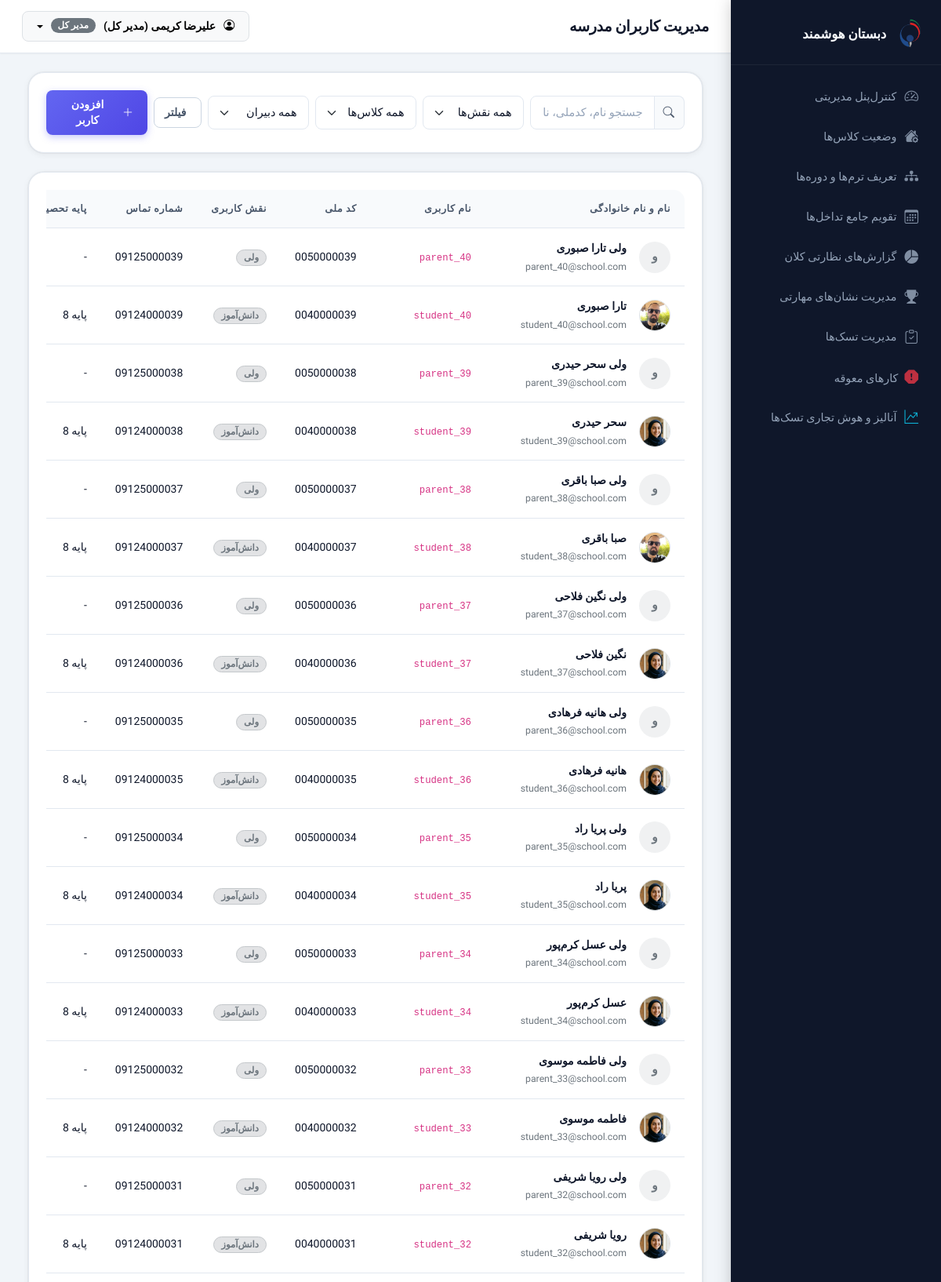
/operator/users.php (signed in, upper part), run on the app's committed database.
### tables this page shows
CREATE TABLE `users` (
  `id` int(11) NOT NULL,
  `national_code` varchar(10) NOT NULL,
  `username` varchar(50) NOT NULL,
  `password` varchar(255) NOT NULL,
  `role` enum('student','teacher','parent','operator','admin') NOT NULL,
  `full_name` varchar(100) NOT NULL,
  `email` varchar(100) DEFAULT NULL,
  `phone` varchar(11) DEFAULT NULL,
  `status` tinyint(4) DEFAULT 1,
  `created_at` timestamp NOT NULL DEFAULT current_timestamp(),
  `avatar_path` varchar(255) DEFAULT NULL
);

CREATE TABLE `students` (
  `id` int(11) NOT NULL,
  `user_id` int(11) NOT NULL,
  `grade_level` int(11) NOT NULL
);

### config/helpers.php (called while the page is built, shortened)
<?php
function get_status_class($status) {
    switch ($status) {
        default:
            return 'secondary';
    }
}
function get_role_fa($role) {
    switch ($role) {
        case 'admin':
            return 'مدیر کل';
        case 'operator':
            return 'اپراتور';
        case 'teacher':
            return 'دبیر';
        case 'student':
            return 'دانش‌آموز';
        case 'parent':
            return 'ولی';
    }
}
?>

### operator/users.php (the view, shortened to what this page needs)
<?php
require_once '../includes/header.php';
$search = trim($_GET['search'] ?? '');
$roleFilter = $_GET['role'] ?? 'all';
try {
    $sql = "SELECT u.*, s.id as student_id,
            CASE
                WHEN u.role = 'student' THEN (SELECT grade_level FROM students WHERE user_id = u.id)
                ELSE NULL
            END as grade_level,
            (SELECT bio FROM teachers WHERE user_id = u.id) as designation
            FROM users u
            LEFT JOIN students s ON u.id = s.user_id
            WHERE 1=1";
    $params = [];
    $sql .= " ORDER BY u.id DESC";
    $stmtUsers = $pdo->prepare($sql);
    $stmtUsers->execute($params);
    $usersList = $stmtUsers->fetchAll();
} catch (PDOException $e) {
    die("خطا در واکشی کاربران: " . $e->getMessage());
}
?>
<div class="container-fluid">
    <div class="card border-0 shadow-sm rounded-3 mb-4">
        <div class="card-body py-3">
            <form method="GET" action="" class="row g-2 align-items-center">
                <div class="col-md-3">
                    <div class="input-group">
                        <span class="input-group-text"><i class="bi bi-search"></i></span>
                        <input type="text" name="search" class="form-control" placeholder="جستجو نام، کدملی، نام کاربری..." value="<?= htmlspecialchars($search) ?>">
                    </div>
                </div>
                <div class="col-md-2">
                    <select name="role" class="form-select" onchange="this.form.submit()">
                        <option value="all" <?= $roleFilter === 'all' ? 'selected' : '' ?>>همه نقش‌ها</option>
                    </select>
                </div>
                <div class="col-md-2">
                    <select name="class_id" class="form-select" onchange="this.form.submit()">
                        <option value="0">همه کلاس‌ها</option>
                    </select>
                </div>
                <div class="col-md-2">
                    <select name="teacher_id" class="form-select" onchange="this.form.submit()">
                        <option value="0">همه دبیران</option>
                    </select>
                </div>
                <div class="col-md-1">
                    <button type="submit" class="btn btn-outline-secondary w-100">فیلتر</button>
                </div>
                <div class="col-md-2 text-end d-flex gap-2">
                    <button type="button" class="btn btn-primary w-100 fw-bold" data-bs-toggle="modal" data-bs-target="#addUserModal">
                        <i class="bi bi-plus-lg me-1"></i> افزودن کاربر
                    </button>
                </div>
            </form>
        </div>
    </div>
    <div class="card border-0 shadow-sm rounded-3">
        <div class="card-body p-0">
            <?php if (empty($usersList)): ?>
                <div class="empty-state">
                    <svg class="empty-state-img text-secondary" xmlns="http://www.w3.org/2000/svg" viewBox="0 0 64 64" width="120" height="120" style="fill: currentColor;">
                        <circle cx="32" cy="32" r="30" fill="#E2E8F0" />
                        <path d="M32 10c12 0 16 8 16 14s-4 12-16 12S16 30 16 24s4-14 16-14zm0 2c-10 0-14 6-14 12s3 10 14 10 14-4 14-10-4-12-14-12z" fill="#94A3B8" />
                        <circle cx="26" cy="24" r="3" fill="#64748B" />
                        <circle cx="38" cy="24" r="3" fill="#64748B" />
                        <path d="M32 28c-3 0-5 2-5 4s2 1 5 1 5-1 5-1-2-4-5-4z" fill="#475569" />
                    </svg>
                    <h5 class="empty-state-title">کاربری یافت نشد</h5>
                    <p class="empty-state-description">در حال حاضر هیچ کاربری با فیلترهای اعمال شده در سیستم وجود ندارد. از دکمه «افزودن کاربر» برای ثبت اولین عضو استفاده کنید.</p>
                </div>
            <?php else: ?>
                <div class="table-responsive">
                    <table class="table custom-table mb-0">
                        <thead>
                            <tr>
                                <th>نام و نام خانوادگی</th>
                                <th>نام کاربری</th>
                                <th>کد ملی</th>
                                <th>نقش کاربری</th>
                                <th>شماره تماس</th>
                                <th>پایه تحصیلی</th>
                            </tr>
                        </thead>
                        <tbody>
                            <?php foreach ($usersList as $user): ?>
                                <tr>
                                    <td>
                                        <div class="d-flex align-items-center gap-3">
                                            <?php if (!empty($user['avatar_path'])): ?>
                                                <img src="../<?= htmlspecialchars($user['avatar_path']) ?>" alt="<?= htmlspecialchars($user['full_name']) ?>" class="rounded-circle border" style="width: 40px; height: 40px; object-fit: cover;">
                                            <?php else: ?>
                                                <div class="rounded-circle bg-secondary bg-opacity-10 d-flex align-items-center justify-content-center fw-bold text-secondary" style="width: 40px; height: 40px; font-size: 0.95rem;">
                                                    <?= mb_substr($user['full_name'], 0, 1, 'utf-8') ?>
                                                </div>
                                            <?php endif; ?>
                                            <div>
                                                <div class="fw-bold"><?= htmlspecialchars($user['full_name']) ?></div>
                                                <small class="text-secondary"><?= htmlspecialchars($user['email']) ?></small>
                                            </div>
                                        </div>
                                    </td>
                                    <td><code><?= htmlspecialchars($user['username']) ?></code></td>
                                    <td><?= htmlspecialchars($user['national_code']) ?></td>
                                    <td>
                                        <span class="badge bg-<?= get_status_class($user['role']) ?>-subtle text-<?= get_status_class($user['role']) ?> border border-<?= get_status_class($user['role']) ?>-subtle">
                                            <?= get_role_fa($user['role']) ?>
                                        </span>
                                    </td>
                                    <td><?= htmlspecialchars($user['phone'] ?: 'ثبت‌نشده') ?></td>
                                    <td><?= $user['grade_level'] ? 'پایه ' . $user['grade_level'] : '-' ?></td>
                                </tr>
                            <?php endforeach; ?>
                        </tbody>
                    </table>
                </div>
            <?php endif; ?>
        </div>
    </div>
</div>
<?php require_once '../includes/footer.php'; ?>

### assets/css/style.css (style rules this page uses)
:root { --sidebar-bg: #0F172A; --sidebar-hover: rgba(99, 102, 241, 0.12); --sidebar-text: #94A3B8; --sidebar-active-text: #FFFFFF; --sidebar-active-bg: rgba(99, 102, 241, 0.2); --sidebar-active-border:#6366F1; --sidebar-width: 268px; --body-bg: #F1F5F9; --card-bg: #FFFFFF; --card-bg-alt: #F8FAFC; --text-primary: #0F172A; --text-secondary: #475569; --text-muted: #94A3B8; --primary: #6366F1; --primary-hover: #4F46E5; --primary-light: rgba(99, 102, 241, 0.1); --primary-subtle: #EEF2FF; --accent: #F97316; --accent-hover: #EA6C00; --accent-light: rgba(249, 115, 22, 0.1); --success: #10B981; --success-light: rgba(16, 185, 129, 0.1); --danger: #EF4444; --danger-light: rgba(239, 68, 68, 0.1); --warning: #F59E0B; --warning-light: rgba(245, 158, 11, 0.1); --info: #3B82F6; --info-light: rgba(59, 130, 246, 0.1); --border: #E2E8F0; --border-strong: #CBD5E1; --shadow-xs: 0 1px 2px rgba(0,0,0,.04); --shadow-sm: 0 2px 8px rgba(0,0,0,.06), 0 0 0 1px rgba(0,0,0,.04); --shadow-md: 0 4px 16px rgba(0,0,0,.08), 0 0 0 1px rgba(0,0,0,.04); --shadow-lg: 0 8px 32px rgba(0,0,0,.10), 0 0 0 1px rgba(0,0,0,.04); --shadow-clay: 4px 4px 0px rgba(99,102,241,.18), 0 4px 16px rgba(99,102,241,.12); --radius-sm: 8px; --radius-md: 14px; --radius-lg: 20px; --radius-xl: 28px; --radius-pill: 999px; --ease: cubic-bezier(0.25, 0.8, 0.25, 1); --transition: 0.22s var(--ease); }
*, *::before, *::after { box-sizing: border-box; }
html { scroll-behavior: smooth; }
body { font-family: 'Vazirmatn', system-ui, sans-serif; background-color: var(--body-bg); color: var(--text-primary); direction: rtl; overflow-x: hidden; -webkit-font-smoothing: antialiased; font-size: 15px; line-height: 1.6; }
.card { border-radius: var(--radius-lg) !important; border: 1px solid var(--border) !important; box-shadow: var(--shadow-sm) !important; transition: box-shadow var(--transition), transform var(--transition); overflow: hidden; }
.card-body { padding: 22px !important; }
.custom-table { border-radius: var(--radius-md); overflow: hidden; background-color: var(--card-bg); width: 100%; border-collapse: separate; border-spacing: 0; }
.custom-table thead th { background-color: var(--card-bg-alt); color: var(--text-secondary); font-weight: 600; font-size: 0.78rem; text-transform: uppercase; letter-spacing: 0.6px; border-bottom: 1px solid var(--border); padding: 14px 18px; white-space: nowrap; }
.custom-table tbody td { padding: 14px 18px; border-bottom: 1px solid var(--border); vertical-align: middle; color: var(--text-primary); font-size: 0.875rem; transition: background var(--transition); }
.form-control, .form-select { border: 1.5px solid var(--border); border-radius: var(--radius-sm); padding: 10px 14px; font-size: 0.9rem; font-family: 'Vazirmatn', sans-serif; transition: border-color var(--transition), box-shadow var(--transition); background-color: var(--card-bg); color: var(--text-primary); }
.form-control::placeholder { color: var(--text-muted); }
.btn { border-radius: var(--radius-sm); padding: 9px 18px; font-weight: 600; font-size: 0.875rem; font-family: 'Vazirmatn', sans-serif; transition: all var(--transition); cursor: pointer; display: inline-flex; align-items: center; gap: 6px; border: none; line-height: 1.4; }
.btn-primary { background: linear-gradient(135deg, var(--primary) 0%, var(--primary-hover) 100%); color: white; box-shadow: 0 3px 10px rgba(99,102,241,.35); }
.btn-outline-secondary { border: 1.5px solid var(--border-strong); color: var(--text-secondary); background: transparent; }
.badge { font-family: 'Vazirmatn', sans-serif; font-weight: 600; font-size: 0.73rem; padding: 4px 9px; border-radius: var(--radius-pill); letter-spacing: 0; }
.container-fluid { animation: fadeInUp 0.25s var(--ease); }
.input-group-text { border: 1.5px solid var(--border); border-radius: var(--radius-sm) !important; background: var(--card-bg-alt); color: var(--text-secondary); font-size: 0.9rem; }
.input-group .input-group-text:first-child { border-radius: 0 var(--radius-sm) var(--radius-sm) 0 !important; border-left: 0; }

### data on the page
users: full_name "و", full_name "ولی تارا صبوری", email "parent_40@school.com", username "parent_40", national_code "0050000039", role "ولی", phone "09125000039"
students: user.avatar_path (picture), user.full_name "تارا صبوری", user.email "student_40@school.com", user.username "student_40", user.national_code "0040000039", user.role "دانش‌آموز", user.phone "09124000039", grade_level "8"
users: full_name "و", full_name "ولی سحر حیدری", email "parent_39@school.com", username "parent_39", national_code "0050000038", role "ولی", phone "09125000038"
students: user.avatar_path (picture), user.full_name "سحر حیدری", user.email "student_39@school.com", user.username "student_39", user.national_code "0040000038", user.role "دانش‌آموز", user.phone "09124000038", grade_level "8"
users: full_name "و", full_name "ولی صبا باقری", email "parent_38@school.com", username "parent_38", national_code "0050000037", role "ولی", phone "09125000037"
students: user.avatar_path (picture), user.full_name "صبا باقری", user.email "student_38@school.com", user.username "student_38", user.national_code "0040000037", user.role "دانش‌آموز", user.phone "09124000037", grade_level "8"
users: full_name "و", full_name "ولی نگین فلاحی", email "parent_37@school.com", username "parent_37", national_code "0050000036", role "ولی", phone "09125000036"
students: user.avatar_path (picture), user.full_name "نگین فلاحی", user.email "student_37@school.com", user.username "student_37", user.national_code "0040000036", user.role "دانش‌آموز", user.phone "09124000036", grade_level "8"
users: full_name "و", full_name "ولی هانیه فرهادی", email "parent_36@school.com", username "parent_36", national_code "0050000035", role "ولی", phone "09125000035"
students: user.avatar_path (picture), user.full_name "هانیه فرهادی", user.email "student_36@school.com", user.username "student_36", user.national_code "0040000035", user.role "دانش‌آموز", user.phone "09124000035", grade_level "8"
users: full_name "و", full_name "ولی پریا راد", email "parent_35@school.com", username "parent_35", national_code "0050000034", role "ولی", phone "09125000034"
students: user.avatar_path (picture), user.full_name "پریا راد", user.email "student_35@school.com", user.username "student_35", user.national_code "0040000034", user.role "دانش‌آموز", user.phone "09124000034", grade_level "8"
users: full_name "و", full_name "ولی عسل کرم‌پور", email "parent_34@school.com", username "parent_34", national_code "0050000033", role "ولی", phone "09125000033"
students: user.avatar_path (picture), user.full_name "عسل کرم‌پور", user.email "student_34@school.com", user.username "student_34", user.national_code "0040000033", user.role "دانش‌آموز", user.phone "09124000033", grade_level "8"
users: full_name "و", full_name "ولی فاطمه موسوی", email "parent_33@school.com", username "parent_33", national_code "0050000032", role "ولی", phone "09125000032"
students: user.avatar_path (picture), user.full_name "فاطمه موسوی", user.email "student_33@school.com", user.username "student_33", user.national_code "0040000032", user.role "دانش‌آموز", user.phone "09124000032", grade_level "8"
users: full_name "و", full_name "ولی رویا شریفی", email "parent_32@school.com", username "parent_32", national_code "0050000031", role "ولی", phone "09125000031"
students: user.avatar_path (picture), user.full_name "رویا شریفی", user.email "student_32@school.com", user.username "student_32", user.national_code "0040000031", user.role "دانش‌آموز", user.phone "09124000031", grade_level "8"

### other printed values
$currentUser['full_name'] "علیرضا کریمی (مدیر کل)"
get_role_fa($currentUser['role']) "مدیر کل"
